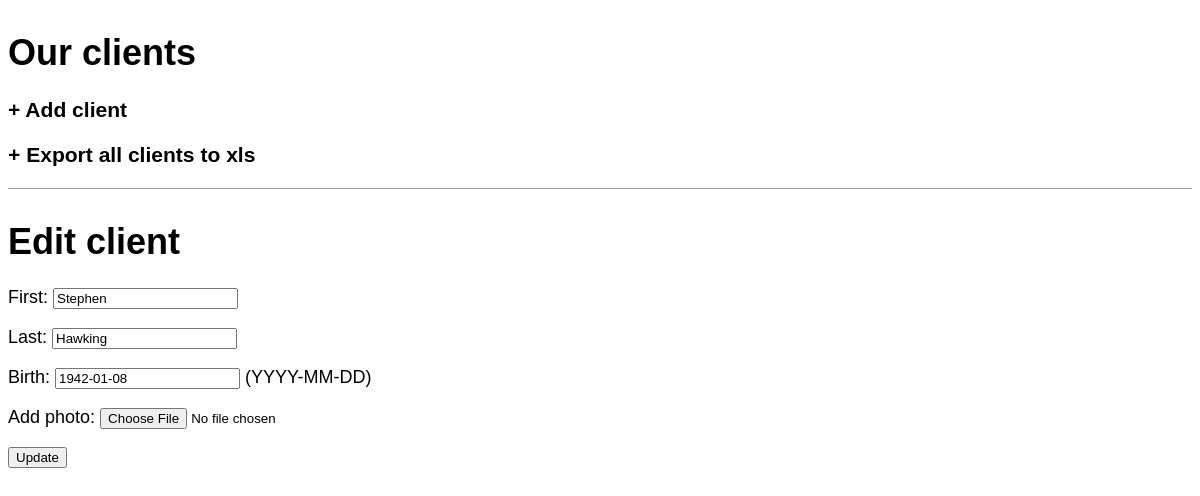
Page /edit_client/10/ on the committed database.
### clients/models.py (models this page shows, shortened)
class Client(models.Model):
    first = models.CharField(max_length=250)
    last = models.CharField(max_length=250)
    birth = models.DateField(blank=True, null=True, help_text='(YYYY-MM-DD)')
    image = models.ImageField(blank=True, upload_to='images', verbose_name='Add photo:')
    def age(self):
        import datetime
        if self.birth == None:
            return None
        else:
            return int((datetime.date.today() - self.birth).days / 365.25)
    age = property(age)
    class Meta:
        ordering = ['last']

### clients/views.py (the view)
# urls.py: path('edit_client/<int:pk>/', views.EditClientView.as_view(), name='edit_client'),
class EditClientView(UpdateView):
    model = Client
    template_name = 'edit_client.html'
    fields = '__all__'

### templates/edit_client.html (shortened to what this page needs)
{% extends 'base.html' %}
{% block content %}
<h1>Edit client</h1>
<form method="post" enctype="multipart/form-data">
    {{ form.as_p }}
<input type="submit" value="Update" />
</form>
{% endblock %}

### static/css/base.css (style rules this page uses)
body { font-family: 'Source Sans Pro', sans-serif; font-size: 18px; }

### rows in the picture
Client: first "Stephen", last "Hawking", birth "1942-01-08"
